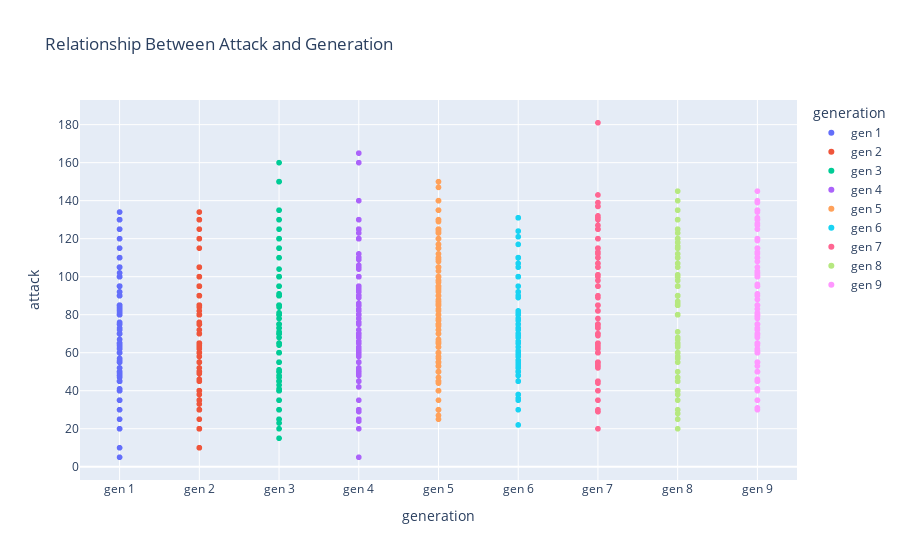

Notebook cell for this chart:
### Code cell
import plotly.express as px

fig = px.scatter(df, x='generation', y='attack', color='generation', 
                 title='Relationship Between Attack and Generation', 
                 hover_data=['name', 'attack','hp','defense'])
fig.show()

### Figure 1 — Plotly figure (JSON) as saved in the notebook; plotly's stock layout.template omitted (floating-point values rounded to 4 significant figures; data arrays with more than 128 entries replaced by an {"elided": "..."} marker saying what was removed)
{"data": [{"customdata": {"elided": "151x3 mixed values"}, "hovertemplate": "generation=%{x}<br>attack=%{y}<br>name=%{customdata[0]}<br>hp=%{customdata[1]}<br>defense=%{customdata[2]}<extra></extra>", "legendgroup": "gen 1", "marker": {"color": "#636efa", "symbol": "circle"}, "mode": "markers", "name": "gen 1", "showlegend": true, "type": "scattergl", "x": {"elided": "151 str values"}, "xaxis": "x", "y": {"elided": "151 int values"}, "yaxis": "y"}, {"customdata": {"elided": "100x3 mixed values"}, "hovertemplate": "generation=%{x}<br>attack=%{y}<br>name=%{customdata[0]}<br>hp=%{customdata[1]}<br>defense=%{customdata[2]}<extra></extra>", "legendgroup": "gen 2", "marker": {"color": "#EF553B", "symbol": "circle"}, "mode": "markers", "name": "gen 2", "showlegend": true, "type": "scattergl", "x": ["gen 2", "gen 2", "gen 2", "gen 2", "gen 2", "gen 2", "gen 2", "gen 2", "gen 2", "gen 2", "gen 2", "gen 2", "gen 2", "gen 2", "gen 2", "gen 2", "gen 2", "gen 2", "gen 2", "gen 2", "gen 2", "gen 2", "gen 2", "gen 2", "gen 2", "gen 2", "gen 2", "gen 2", "gen 2", "gen 2", "gen 2", "gen 2", "gen 2", "gen 2", "gen 2", "gen 2", "gen 2", "gen 2", "gen 2", "gen 2", "gen 2", "gen 2", "gen 2", "gen 2", "gen 2", "gen 2", "gen 2", "gen 2", "gen 2", "gen 2", "gen 2", "gen 2", "gen 2", "gen 2", "gen 2", "gen 2", "gen 2", "gen 2", "gen 2", "gen 2", "gen 2", "gen 2", "gen 2", "gen 2", "gen 2", "gen 2", "gen 2", "gen 2", "gen 2", "gen 2", "gen 2", "gen 2", "gen 2", "gen 2", "gen 2", "gen 2", "gen 2", "gen 2", "gen 2", "gen 2", "gen 2", "gen 2", "gen 2", "gen 2", "gen 2", "gen 2", "gen 2", "gen 2", "gen 2", "gen 2", "gen 2", "gen 2", "gen 2", "gen 2", "gen 2", "gen 2", "gen 2", "gen 2", "gen 2", "gen 2"], "xaxis": "x", "y": [49, 62, 82, 52, 64, 84, 65, 80, 105, 46, 76, 30, 50, 20, 35, 60, 90, 90, 38, 58, 40, 25, 30, 20, 40, 50, 75, 40, 55, 75, 80, 20, 50, 100, 75, 35, 45, 55, 70, 30, 75, 65, 45, 85, 65, 65, 85, 75, 60, 72, 33, 80, 65, 90, 70, 75, 85, 80, 120, 95, 130, 10, 125, 95, 80, 130, 40, 50, 50, 100, 55, 65, 105, 55, 40, 80, 60, 90, 95, 60, 120, 80, 95, 20, 35, 95, 30, 63, 75, 80, 10, 85, 115, 75, 64, 84, 134, 90, 130, 100], "yaxis": "y"}, {"customdata": {"elided": "135x3 mixed values"}, "hovertemplate": "generation=%{x}<br>attack=%{y}<br>name=%{customdata[0]}<br>hp=%{customdata[1]}<br>defense=%{customdata[2]}<extra></extra>", "legendgroup": "gen 3", "marker": {"color": "#00cc96", "symbol": "circle"}, "mode": "markers", "name": "gen 3", "showlegend": true, "type": "scattergl", "x": {"elided": "135 str values"}, "xaxis": "x", "y": {"elided": "135 int values"}, "yaxis": "y"}, {"customdata": {"elided": "107x3 mixed values"}, "hovertemplate": "generation=%{x}<br>attack=%{y}<br>name=%{customdata[0]}<br>hp=%{customdata[1]}<br>defense=%{customdata[2]}<extra></extra>", "legendgroup": "gen 4", "marker": {"color": "#ab63fa", "symbol": "circle"}, "mode": "markers", "name": "gen 4", "showlegend": true, "type": "scattergl", "x": ["gen 4", "gen 4", "gen 4", "gen 4", "gen 4", "gen 4", "gen 4", "gen 4", "gen 4", "gen 4", "gen 4", "gen 4", "gen 4", "gen 4", "gen 4", "gen 4", "gen 4", "gen 4", "gen 4", "gen 4", "gen 4", "gen 4", "gen 4", "gen 4", "gen 4", "gen 4", "gen 4", "gen 4", "gen 4", "gen 4", "gen 4", "gen 4", "gen 4", "gen 4", "gen 4", "gen 4", "gen 4", "gen 4", "gen 4", "gen 4", "gen 4", "gen 4", "gen 4", "gen 4", "gen 4", "gen 4", "gen 4", "gen 4", "gen 4", "gen 4", "gen 4", "gen 4", "gen 4", "gen 4", "gen 4", "gen 4", "gen 4", "gen 4", "gen 4", "gen 4", "gen 4", "gen 4", "gen 4", "gen 4", "gen 4", "gen 4", "gen 4", "gen 4", "gen 4", "gen 4", "gen 4", "gen 4", "gen 4", "gen 4", "gen 4", "gen 4", "gen 4", "gen 4", "gen 4", "gen 4", "gen 4", "gen 4", "gen 4", "gen 4", "gen 4", "gen 4", "gen 4", "gen 4", "gen 4", "gen 4", "gen 4", "gen 4", "gen 4", "gen 4", "gen 4", "gen 4", "gen 4", "gen 4", "gen 4", "gen 4", "gen 4", "gen 4", "gen 4", "gen 4", "gen 4", "gen 4", "gen 4"], "xaxis": "x", "y": [68, 89, 109, 58, 78, 104, 51, 66, 86, 55, 75, 120, 45, 85, 25, 85, 65, 85, 120, 30, 70, 125, 165, 42, 52, 29, 59, 94, 30, 80, 45, 65, 105, 35, 60, 48, 83, 100, 50, 80, 66, 76, 60, 125, 55, 82, 30, 63, 93, 24, 89, 80, 25, 5, 65, 92, 70, 90, 130, 85, 70, 110, 72, 112, 50, 90, 61, 106, 100, 49, 69, 20, 62, 92, 120, 70, 85, 140, 100, 123, 95, 50, 76, 110, 60, 95, 130, 80, 125, 55, 100, 80, 50, 75, 105, 125, 120, 120, 90, 160, 100, 70, 80, 100, 90, 100, 120], "yaxis": "y"}, {"customdata": {"elided": "156x3 mixed values"}, "hovertemplate": "generation=%{x}<br>attack=%{y}<br>name=%{customdata[0]}<br>hp=%{customdata[1]}<br>defense=%{customdata[2]}<extra></extra>", "legendgroup": "gen 5", "marker": {"color": "#FFA15A", "symbol": "circle"}, "mode": "markers", "name": "gen 5", "showlegend": true, "type": "scattergl", "x": {"elided": "156 str values"}, "xaxis": "x", "y": {"elided": "156 int values"}, "yaxis": "y"}, {"customdata": {"elided": "72x3 mixed values"}, "hovertemplate": "generation=%{x}<br>attack=%{y}<br>name=%{customdata[0]}<br>hp=%{customdata[1]}<br>defense=%{customdata[2]}<extra></extra>", "legendgroup": "gen 6", "marker": {"color": "#19d3f3", "symbol": "circle"}, "mode": "markers", "name": "gen 6", "showlegend": true, "type": "scattergl", "x": ["gen 6", "gen 6", "gen 6", "gen 6", "gen 6", "gen 6", "gen 6", "gen 6", "gen 6", "gen 6", "gen 6", "gen 6", "gen 6", "gen 6", "gen 6", "gen 6", "gen 6", "gen 6", "gen 6", "gen 6", "gen 6", "gen 6", "gen 6", "gen 6", "gen 6", "gen 6", "gen 6", "gen 6", "gen 6", "gen 6", "gen 6", "gen 6", "gen 6", "gen 6", "gen 6", "gen 6", "gen 6", "gen 6", "gen 6", "gen 6", "gen 6", "gen 6", "gen 6", "gen 6", "gen 6", "gen 6", "gen 6", "gen 6", "gen 6", "gen 6", "gen 6", "gen 6", "gen 6", "gen 6", "gen 6", "gen 6", "gen 6", "gen 6", "gen 6", "gen 6", "gen 6", "gen 6", "gen 6", "gen 6", "gen 6", "gen 6", "gen 6", "gen 6", "gen 6", "gen 6", "gen 6", "gen 6"], "xaxis": "x", "y": [61, 78, 107, 45, 59, 69, 56, 63, 95, 36, 56, 50, 73, 81, 35, 22, 52, 50, 68, 38, 45, 65, 65, 100, 82, 124, 80, 48, 48, 80, 110, 50, 52, 72, 48, 80, 54, 92, 52, 105, 60, 75, 53, 73, 38, 55, 89, 121, 59, 77, 65, 92, 58, 50, 50, 75, 100, 80, 70, 110, 66, 90, 69, 117, 30, 70, 131, 131, 100, 100, 110, 110], "yaxis": "y"}, {"customdata": {"elided": "88x3 mixed values"}, "hovertemplate": "generation=%{x}<br>attack=%{y}<br>name=%{customdata[0]}<br>hp=%{customdata[1]}<br>defense=%{customdata[2]}<extra></extra>", "legendgroup": "gen 7", "marker": {"color": "#FF6692", "symbol": "circle"}, "mode": "markers", "name": "gen 7", "showlegend": true, "type": "scattergl", "x": ["gen 7", "gen 7", "gen 7", "gen 7", "gen 7", "gen 7", "gen 7", "gen 7", "gen 7", "gen 7", "gen 7", "gen 7", "gen 7", "gen 7", "gen 7", "gen 7", "gen 7", "gen 7", "gen 7", "gen 7", "gen 7", "gen 7", "gen 7", "gen 7", "gen 7", "gen 7", "gen 7", "gen 7", "gen 7", "gen 7", "gen 7", "gen 7", "gen 7", "gen 7", "gen 7", "gen 7", "gen 7", "gen 7", "gen 7", "gen 7", "gen 7", "gen 7", "gen 7", "gen 7", "gen 7", "gen 7", "gen 7", "gen 7", "gen 7", "gen 7", "gen 7", "gen 7", "gen 7", "gen 7", "gen 7", "gen 7", "gen 7", "gen 7", "gen 7", "gen 7", "gen 7", "gen 7", "gen 7", "gen 7", "gen 7", "gen 7", "gen 7", "gen 7", "gen 7", "gen 7", "gen 7", "gen 7", "gen 7", "gen 7", "gen 7", "gen 7", "gen 7", "gen 7", "gen 7", "gen 7", "gen 7", "gen 7", "gen 7", "gen 7", "gen 7", "gen 7", "gen 7", "gen 7"], "xaxis": "x", "y": [55, 75, 107, 65, 85, 115, 54, 69, 74, 75, 85, 120, 70, 110, 62, 82, 70, 82, 132, 70, 45, 55, 65, 115, 20, 53, 63, 100, 125, 40, 70, 55, 105, 35, 45, 44, 64, 75, 125, 30, 40, 120, 52, 60, 120, 35, 125, 55, 75, 60, 95, 95, 60, 115, 78, 98, 90, 105, 60, 131, 55, 75, 110, 115, 85, 130, 75, 29, 29, 137, 113, 53, 139, 137, 89, 101, 181, 101, 107, 95, 125, 73, 73, 131, 127, 112, 65, 143], "yaxis": "y"}, {"customdata": {"elided": "96x3 mixed values"}, "hovertemplate": "generation=%{x}<br>attack=%{y}<br>name=%{customdata[0]}<br>hp=%{customdata[1]}<br>defense=%{customdata[2]}<extra></extra>", "legendgroup": "gen 8", "marker": {"color": "#B6E880", "symbol": "circle"}, "mode": "markers", "name": "gen 8", "showlegend": true, "type": "scattergl", "x": ["gen 8", "gen 8", "gen 8", "gen 8", "gen 8", "gen 8", "gen 8", "gen 8", "gen 8", "gen 8", "gen 8", "gen 8", "gen 8", "gen 8", "gen 8", "gen 8", "gen 8", "gen 8", "gen 8", "gen 8", "gen 8", "gen 8", "gen 8", "gen 8", "gen 8", "gen 8", "gen 8", "gen 8", "gen 8", "gen 8", "gen 8", "gen 8", "gen 8", "gen 8", "gen 8", "gen 8", "gen 8", "gen 8", "gen 8", "gen 8", "gen 8", "gen 8", "gen 8", "gen 8", "gen 8", "gen 8", "gen 8", "gen 8", "gen 8", "gen 8", "gen 8", "gen 8", "gen 8", "gen 8", "gen 8", "gen 8", "gen 8", "gen 8", "gen 8", "gen 8", "gen 8", "gen 8", "gen 8", "gen 8", "gen 8", "gen 8", "gen 8", "gen 8", "gen 8", "gen 8", "gen 8", "gen 8", "gen 8", "gen 8", "gen 8", "gen 8", "gen 8", "gen 8", "gen 8", "gen 8", "gen 8", "gen 8", "gen 8", "gen 8", "gen 8", "gen 8", "gen 8", "gen 8", "gen 8", "gen 8", "gen 8", "gen 8", "gen 8", "gen 8", "gen 8", "gen 8"], "xaxis": "x", "y": [65, 85, 125, 71, 86, 116, 40, 60, 85, 55, 95, 47, 67, 87, 20, 35, 45, 28, 58, 40, 50, 40, 80, 64, 115, 45, 90, 40, 60, 80, 40, 110, 85, 57, 107, 85, 63, 123, 38, 98, 65, 115, 68, 118, 45, 65, 30, 40, 90, 45, 60, 120, 90, 110, 95, 135, 85, 95, 40, 60, 100, 101, 25, 65, 125, 80, 65, 95, 80, 130, 100, 100, 90, 90, 95, 60, 80, 120, 120, 120, 85, 90, 130, 120, 100, 100, 145, 65, 80, 105, 135, 140, 112, 130, 115, 115], "yaxis": "y"}, {"customdata": {"elided": "120x3 mixed values"}, "hovertemplate": "generation=%{x}<br>attack=%{y}<br>name=%{customdata[0]}<br>hp=%{customdata[1]}<br>defense=%{customdata[2]}<extra></extra>", "legendgroup": "gen 9", "marker": {"color": "#FF97FF", "symbol": "circle"}, "mode": "markers", "name": "gen 9", "showlegend": true, "type": "scattergl", "x": ["gen 9", "gen 9", "gen 9", "gen 9", "gen 9", "gen 9", "gen 9", "gen 9", "gen 9", "gen 9", "gen 9", "gen 9", "gen 9", "gen 9", "gen 9", "gen 9", "gen 9", "gen 9", "gen 9", "gen 9", "gen 9", "gen 9", "gen 9", "gen 9", "gen 9", "gen 9", "gen 9", "gen 9", "gen 9", "gen 9", "gen 9", "gen 9", "gen 9", "gen 9", "gen 9", "gen 9", "gen 9", "gen 9", "gen 9", "gen 9", "gen 9", "gen 9", "gen 9", "gen 9", "gen 9", "gen 9", "gen 9", "gen 9", "gen 9", "gen 9", "gen 9", "gen 9", "gen 9", "gen 9", "gen 9", "gen 9", "gen 9", "gen 9", "gen 9", "gen 9", "gen 9", "gen 9", "gen 9", "gen 9", "gen 9", "gen 9", "gen 9", "gen 9", "gen 9", "gen 9", "gen 9", "gen 9", "gen 9", "gen 9", "gen 9", "gen 9", "gen 9", "gen 9", "gen 9", "gen 9", "gen 9", "gen 9", "gen 9", "gen 9", "gen 9", "gen 9", "gen 9", "gen 9", "gen 9", "gen 9", "gen 9", "gen 9", "gen 9", "gen 9", "gen 9", "gen 9", "gen 9", "gen 9", "gen 9", "gen 9", "gen 9", "gen 9", "gen 9", "gen 9", "gen 9", "gen 9", "gen 9", "gen 9", "gen 9", "gen 9", "gen 9", "gen 9", "gen 9", "gen 9", "gen 9", "gen 9", "gen 9", "gen 9", "gen 9", "gen 9"], "xaxis": "x", "y": [61, 80, 110, 45, 55, 75, 65, 85, 120, 45, 100, 41, 79, 46, 102, 50, 75, 115, 50, 75, 55, 80, 35, 53, 69, 96, 55, 60, 100, 50, 60, 125, 31, 64, 40, 70, 78, 120, 65, 95, 65, 115, 40, 70, 100, 62, 108, 50, 50, 35, 60, 45, 55, 75, 55, 100, 103, 45, 70, 70, 119, 95, 85, 35, 55, 61, 101, 115, 68, 113, 102, 100, 50, 115, 75, 90, 100, 135, 131, 65, 127, 55, 135, 81, 112, 80, 140, 80, 70, 134, 75, 95, 145, 30, 60, 85, 120, 110, 80, 139, 130, 135, 85, 83, 130, 80, 45, 60, 128, 75, 91, 120, 105, 80, 115, 73, 120, 72, 65, 88], "yaxis": "y"}], "layout": {"legend": {"title": {"text": "generation"}, "tracegroupgap": 0}, "title": {"text": "Relationship Between Attack and Generation"}, "xaxis": {"anchor": "y", "categoryarray": ["gen 1", "gen 2", "gen 3", "gen 4", "gen 5", "gen 6", "gen 7", "gen 8", "gen 9"], "categoryorder": "array", "domain": [0, 1], "title": {"text": "generation"}}, "yaxis": {"anchor": "x", "domain": [0, 1], "title": {"text": "attack"}}}}
